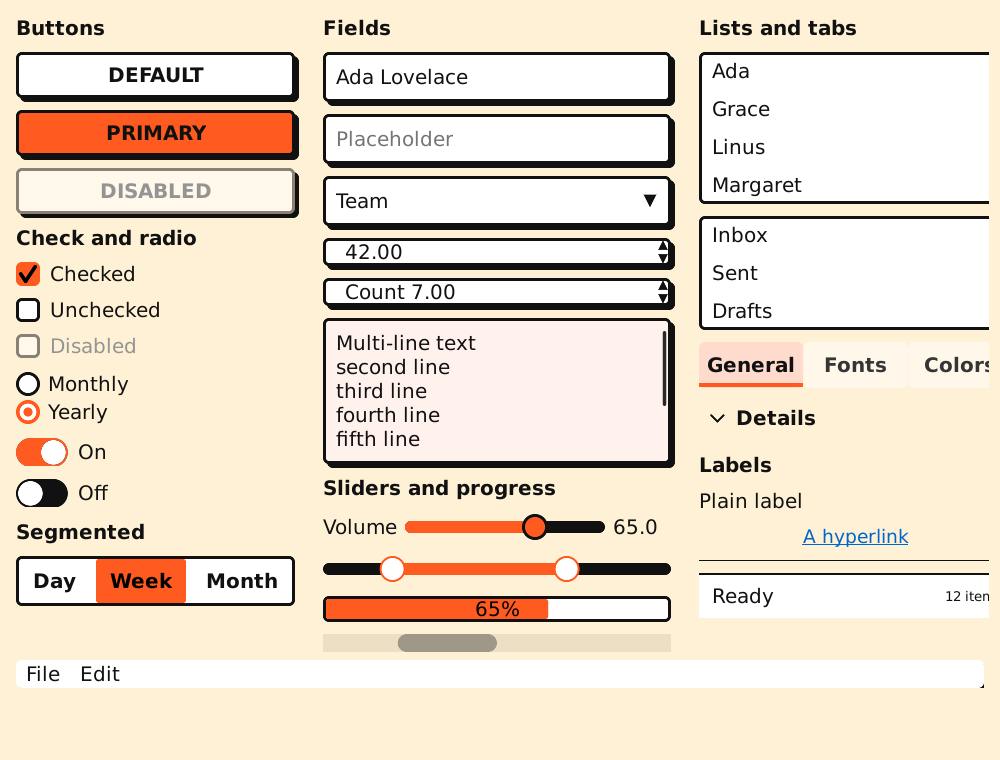
#> input picture tests/visual_snapshots/punch.png, 1000 x 760 px
$ python score.py ../../tests/visual_snapshots/punch.png ../../tests/visual_snapshots/punch.png
#> lines starting #> are read from the running program, lines starting #| are printed output that depends on the picture
#!/usr/bin/env python3
"""score.py <a.png> <b.png> -- how alike two renders are, as one TSV line:

    diff%   share of pixels whose largest channel difference exceeds 8%
    blur%   the same after a 3px box blur of both (forgives antialiasing and
            one-pixel shifts; still sees missing, moved or recoloured things)
    ssim    mean structural similarity of the greyscale images, 8x8 windows
            (1.0 identical; ~0.95+ reads as "the same screen" to a person)

numpy + Pillow only; ImageMagick 6 has no SSIM.
"""
import sys
import numpy as np
from PIL import Image


def load(p):
    return np.asarray(Image.open(p).convert("RGB"), dtype=np.float64) / 255.0


def box(img, r):
    # Separable box blur by cumulative sums, edges clamped.
    k = 2 * r + 1
    for axis in (0, 1):
        pad = [(0, 0)] * img.ndim
        pad[axis] = (r + 1, r)
        c = np.cumsum(np.pad(img, pad, mode="edge"), axis=axis)
        hi = np.take(c, range(k, c.shape[axis]), axis=axis)
        lo = np.take(c, range(0, c.shape[axis] - k), axis=axis)
        img = (hi - lo) / k
    return img


def ssim(a, b, r=4):
    ga, gb = a @ [0.299, 0.587, 0.114], b @ [0.299, 0.587, 0.114]
    c1, c2 = 0.01 ** 2, 0.03 ** 2
    ma, mb = box(ga, r), box(gb, r)
    va = box(ga * ga, r) - ma * ma
    vb = box(gb * gb, r) - mb * mb
    cov = box(ga * gb, r) - ma * mb
    s = ((2 * ma * mb + c1) * (2 * cov + c2)) / ((ma ** 2 + mb ** 2 + c1) * (va + vb + c2))
    return float(s.mean())


def main():
    a, b = load(sys.argv[1]), load(sys.argv[2])
    if a.shape != b.shape:
        print(f"size\t{a.shape[1]}x{a.shape[0]} vs {b.shape[1]}x{b.shape[0]}")
        sys.exit(1)
    diff = (np.abs(a - b).max(axis=2) > 0.08).mean() * 100
#> diff = 0
    blur = (np.abs(box(a, 3) - box(b, 3)).max(axis=2) > 0.08).mean() * 100
#> after the loop in box, `for axis in (0, 1):`:
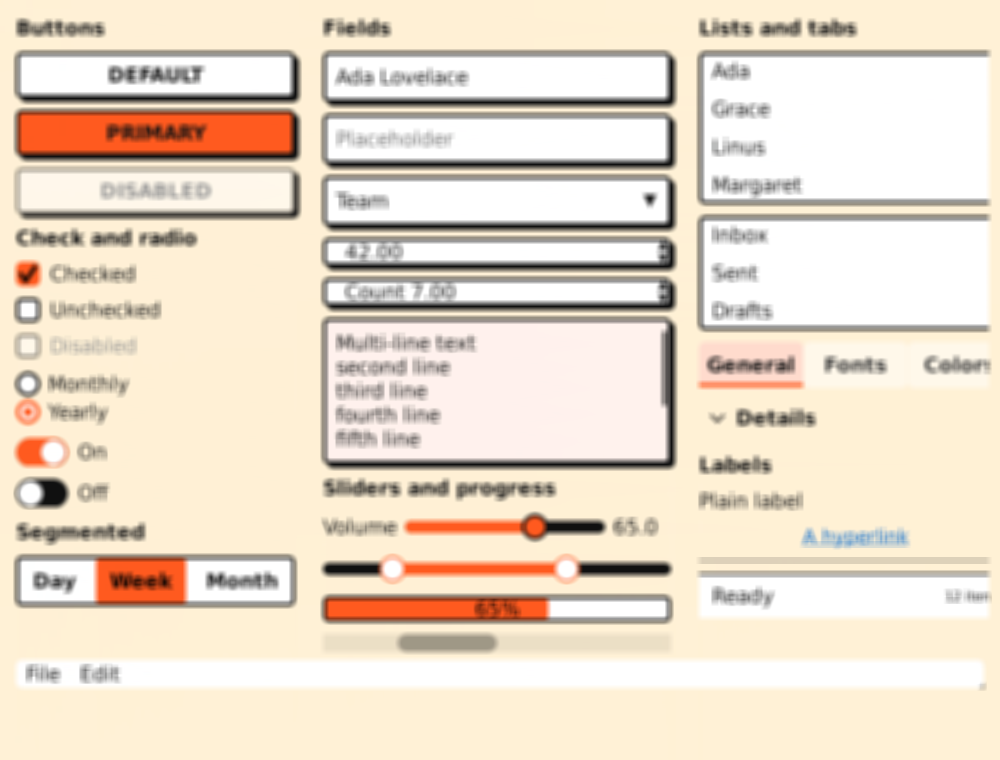
#> img: shape (760, 1000, 3) float64; mean R, G, B 0.916, 0.862, 0.796
#> blur = 0
    print(f"{diff:.2f}\t{blur:.2f}\t{ssim(a, b):.4f}")
#> call 3 of box, with r = 4
#> after the loop in box (call 3), `for axis in (0, 1):`:
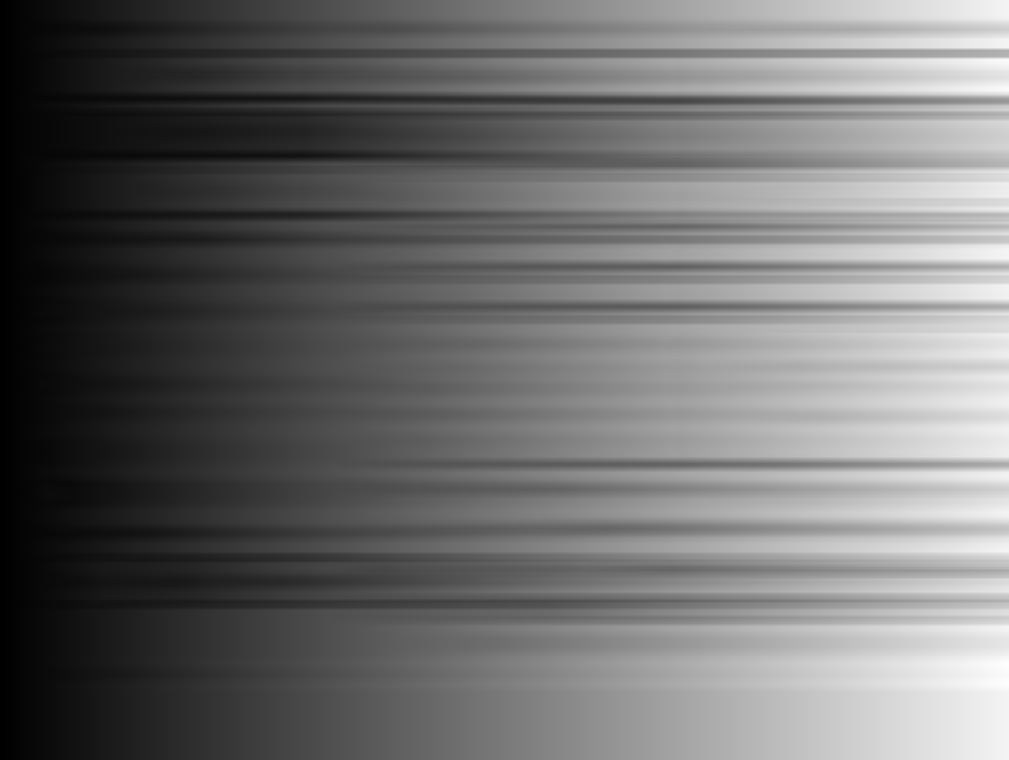
#> c: shape (760, 1009) float64; min 0.949, max 1001, mean 430.8; drawn with min black and max white
#> after the loop in box (call 3), `for axis in (0, 1):`:
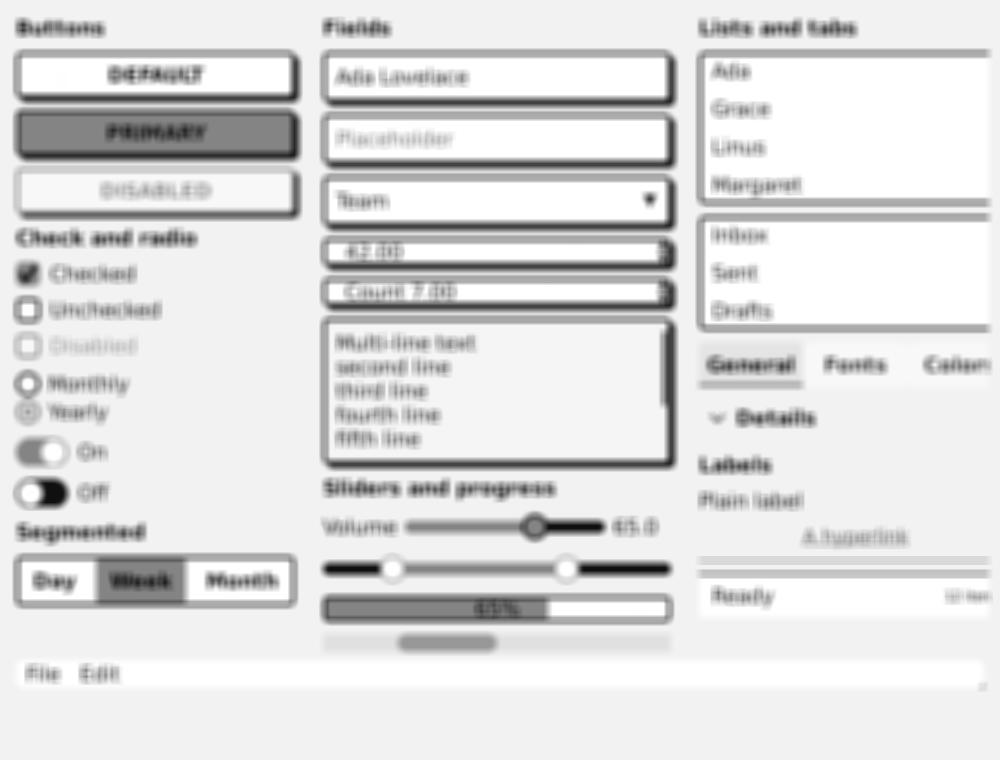
#> img: shape (760, 1000) float64; min 0.0667, max 1, mean 0.871
#> after the loop in box (call 5), `for axis in (0, 1):`:
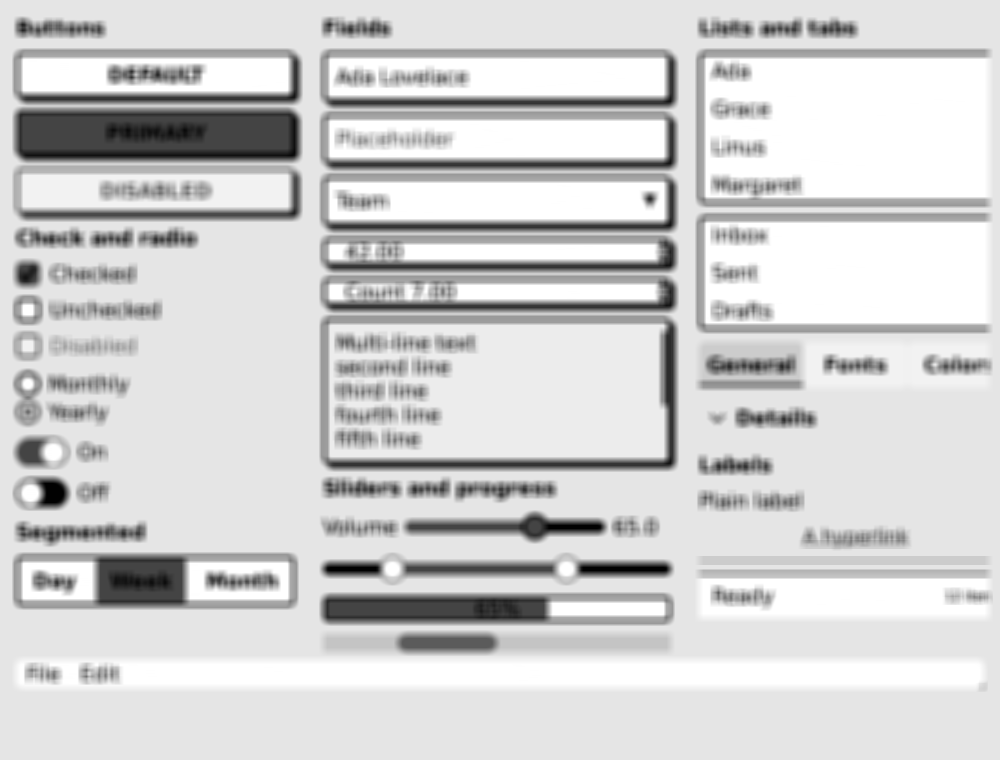
#> img: shape (760, 1000) float64; min 0.00444, max 1, mean 0.823
#> in ssim, `va = box(ga * ga, r) - ma * ma`:
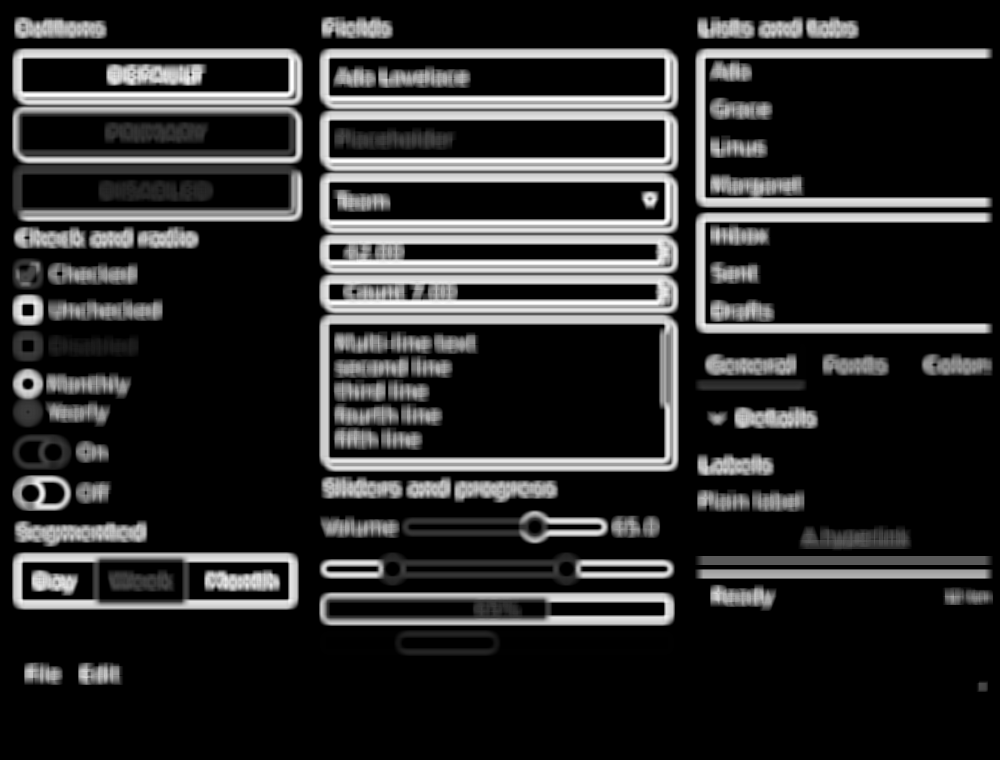
#> va: shape (760, 1000) float64; min -1.11e-13, max 0.216, mean 0.0357; drawn with min black and max white
#> in ssim, `s = ((2 * ma * mb + c1) * (2 * cov + c2)) / ((ma ** 2 + mb ** 2 + c1) ..`: s: shape (760, 1000) float64; every value is 1
#| 0.00	0.00	1.0000


if __name__ == "__main__":
    main()
